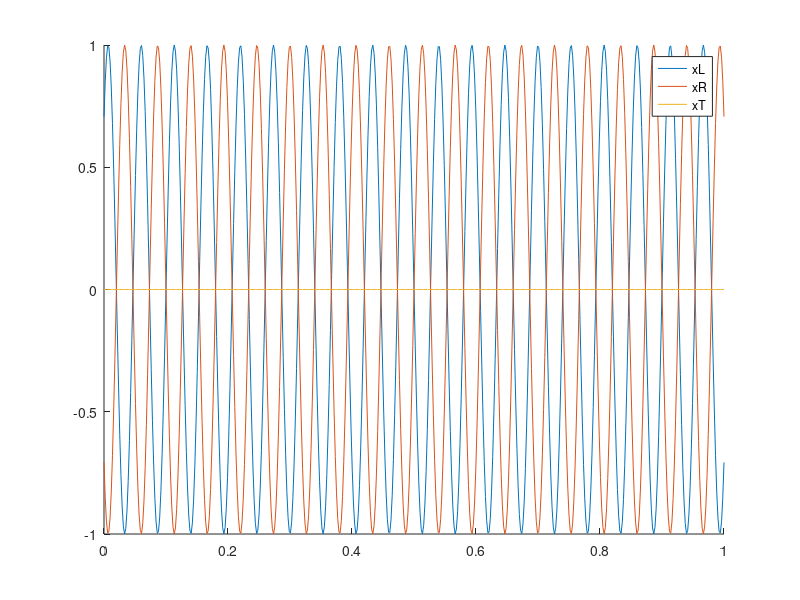
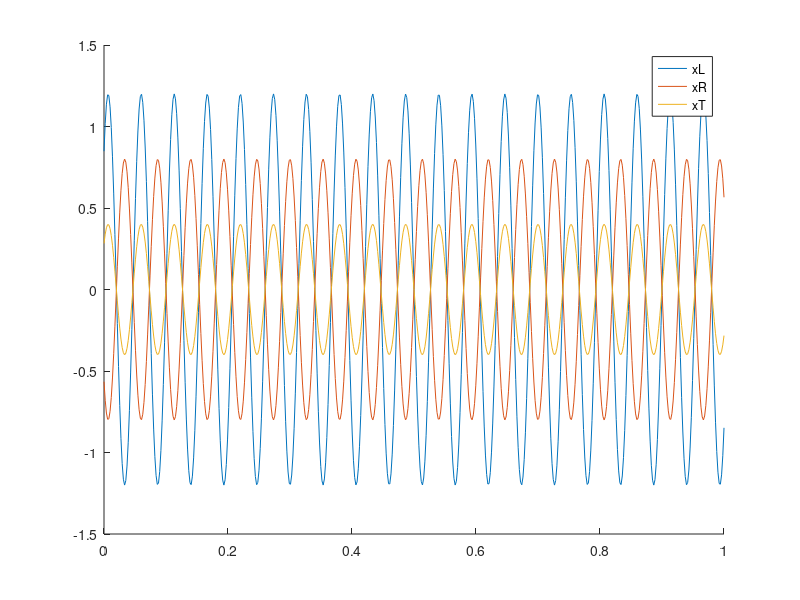
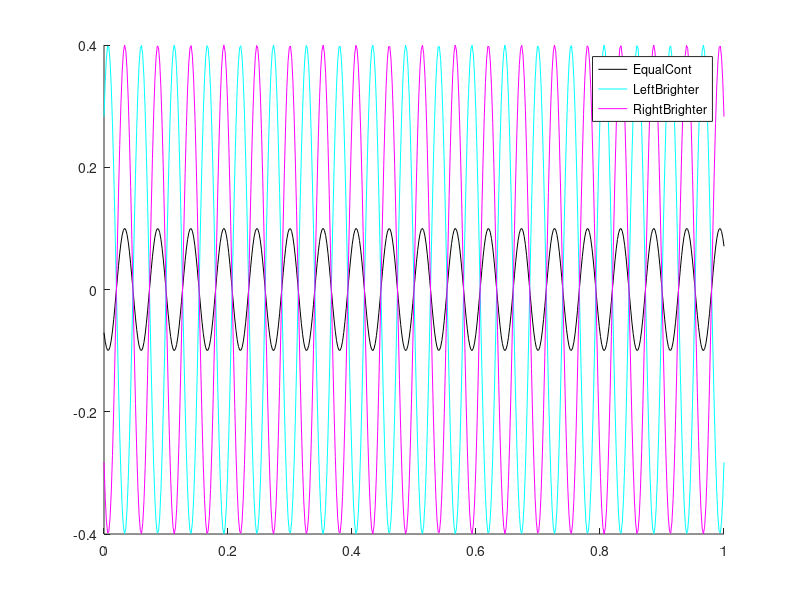
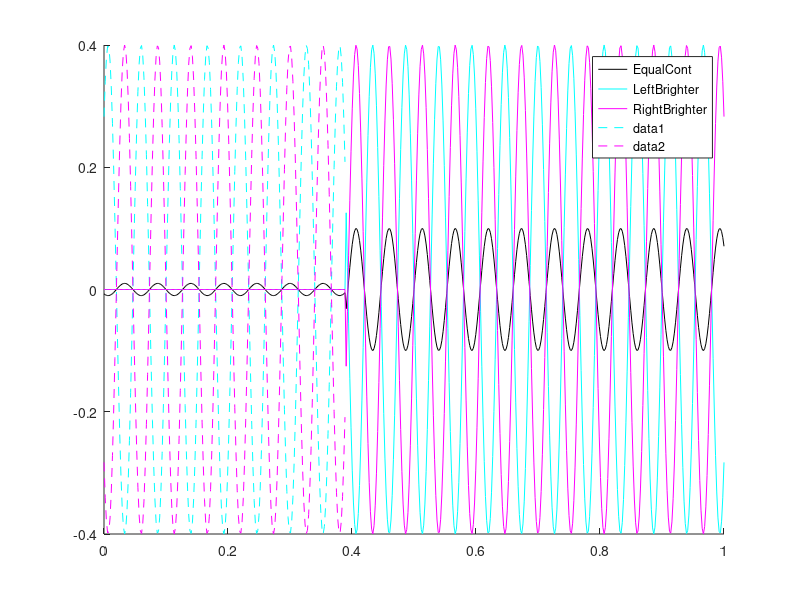

These charts were generated, in order, by the following MATLAB code: (Note: this script raises an error after producing the figures.)
%% Here's the general idea of the stimulus (read and run cell by cell):
% A right tilted grating is flashed on and off in alternation with a left-tilted grating like so: left-off-right-off-...
% and so visual cortical neurons selective for the two orientations, which are intermingled in the brain and have the
% same scalp topography, will be simultaneously oscillating at opposite phase to one another. If they are equal contrast
% the two orientation-specific steady-state oscillations, let's call them xL and xR, will sum to zero, but if one is stronger than
% the other, e.g. because left-tilted is higher contrast, then on the scalp we will see an oscillation that has the same
% phase as the higher-contrast of the two:
phiL = pi/4; % this is a simulation. Let's say this is the phase of the SSVEP for the left-tilted grating
phiR = phiL+pi; % then the right tilted signal will be 180 degrees (pi) out of phase - directly opposite.
tt = [0:1/512:1]; % sample rate of 512 Hz
fv = 18.75; % flicker frequency in Hz - this is for EACH orientation. the overall on-off flicker rate of the stimulus will be double this
xL1 = sin(2*pi*fv*tt + phiL); % xL signal of normalised amplitude 1
xR1 = sin(2*pi*fv*tt + phiR); % xR signal of normalised amplitude 1

% scenario a: equal contrast:
xL = xL1;
xR = xR1;
xT = xL + xR; % total signal on the scalp is the sum of the two.

figure; hold on
plot(tt,xL); plot(tt,xR); plot(tt,xT); % total signal is flat because they cancel
legend('xL','xR','xT')

% scenario b: left-tilted higher contrast:
xL = 1.2*xL1;
xR = 0.8*xR1;
xT = xL + xR;

figure; hold on
plot(tt,xL); plot(tt,xR); plot(tt,xT); % total signal is flat because they cancel
legend('xL','xR','xT')

%%
% The same principle would apply if xL and xR were modulated by some top-down influence rather than contrast. The only
% thing is, in practice we don't know the phases phiL and phiR a priori. So if we had an equal-contrast condition and
% there was a small oscillation on the scalp like the yellow trace in scenario b, we wouldn't actually be able to tell
% whether it was the left-tilted or the right-tilted signal that is being boosted above the other, because we don't have
% access to the blue and red waves! 
% So, to analyse the differential orientation signal, any spectral analysis will give you the magnitude of the
% difference, and when you KNOW which grating is stronger, you can confidently assume that the spectral amplitude at
% 18.75Hz has the phase of that brighter grating, and you need not care about phase anyway - the 18.75 Hz magnitude will 
% get bigger the bigger the contrast difference. But if you are analysing an equal-contrast condition, where any
% modulation is endogenous, then your ignorance about phase is a problem. The solution is simple: compare the
% equal-contrast condition against the unequal-contrast conditions! 
% Let's simulate:
figure; hold on
ssvep = 0.1*sin(2*pi*fv*tt + 5*pi/4); % this is a mystery ssvep we're measuring in an equal contrast condition. Pretend we didn't generate it.
plot(tt,ssvep,'k')
% How can we tell whether the left-tilted representation or the right-tilted representatoin is being relatively amplified?
%% plot the unequal-contrast conditions:
plot(tt,1.2*xL1 + 0.8*xR1,'c') % condition with left-tilted grating brighter
plot(tt,0.8*xL1 + 1.2*xR1,'m') % condition with right-tilted grating brighter
legend('EqualCont','LeftBrighter','RightBrighter')
% It's in phase with the magenta, opposite to cyan -> the brain is amplifying the right-tilted grating!

%%
% A similar principle applies to the situation where we DO have a contrast difference for some period of time, but the
% contrast is EQUAL in a time period of interest just preceding or just following. Again, we use the fact that phase clearly reveals 
% itself for unequal contrast conditions to figure out the relatively amplified orientation in equal-contrast conditions, 
% but this time by extrapolating across time, back or forward from the period that has unequal contrast.
% Here's our new mystery signal:
figure; hold on
ssvep = [0.01*sin(2*pi*fv*tt(1:200) + 5*pi/4) 0.1*sin(2*pi*fv*tt(201:end) + 5*pi/4)]; % there was a 200-sample foreperiod before the contrast becomes unequal, where the right-tilted orientation was indicated to be worth more gold.
plot(tt,ssvep,'k')
% Now there is only a contrast difference after sample 201
plot(tt,[zeros(1,200) 1.2*xL1(201:end)+0.8*xR1(201:end)],'c') % condition with left-tilted grating brighter
plot(tt,[zeros(1,200) 0.8*xL1(201:end)+1.2*xR1(201:end)],'m') % condition with right-tilted grating brighter
legend('EqualCont','LeftBrighter','RightBrighter')

% BUT, we can extend back in time those oscillations:
plot(tt(1:200),1.2*xL1(1:200) + 0.8*xR1(1:200),'c--') % condition with left-tilted grating brighter
plot(tt(1:200),0.8*xL1(1:200) + 1.2*xR1(1:200),'m--') % condition with right-tilted grating brighter

% extrapolating back in time the oscillations generated by unequal contrast favouring each of the two gratings, we can
% tell that that anticipatory modulation favours the right-tilted grating.

% The potential flaw with these approaches to inferring directionality of modulations in equal-contrast conditions/time-periods 
% by extrapolating from unequal-contrast conditions/timeframes, is that there is a strong assumption of phase stability.
% Specifically, we are assuming that if there IS an endogenous modulation exerted in the absence of actual contrast
% differences, it is a modulation of amplitude only, and will take the exact same form as a modulation due to a real
% contrast difference. But the modulations could impact timing as well as amplitude, shifting the phase.

%% This code just for Hadiseh
% I forgot to tell you to save a variable called "firstTilt" for all single trials. I added it to the 
% matfile for S9 by using the simple code:
firstTilt = [];
for b=1:12 % 12 blocks
    load(['S9/S9_' num2str(b) 'VD'])
    firstTilt = [firstTilt par.firstTilt];
end
% load('S9_intp')
% save(['S9_intp'],'RT','anapar','blocknum','brighterLR','coh','durationCoh','erp','filenames','respLR','t')
%%

subjID = 'S9'; % subject
load([subjID '_intp'])

fs=512; % EEG sample rate

load chanlocsBioSemi128;
nchan = 128; % number of channels
next = 8;  % number of externals

%% Now we'll do a spectral analysis on each single trial to pull out the timecourse of the 18.75Hz component

% We can use any spectral decomposition method - wavelets, short-time Fourier transform (STFT), etc. 
% Here we'll use something equivalent to an STFT as we typically have in past studies. An STFT computes an FFT in a
% certain short-ish time window, then shifts the window along in time a little and does it again, and again, etc, and
% then you can extract a certain frequency or frequency band from each fft and you have a time-course of its spectral
% amplitude.
% FFTs are convolutions of a signal with a complex sinusoid of a series of frequencies. We only care about the flicker frequency. 
% So to save space let's make a complex sinusoid at just 18.75 Hz to convolve with our EEG. We will pick a time window
% that has an integer number of flicker cycles in it, for best accuracy:
fftlen = 164; % 273;  % in sample points. 164 samples is 320 ms, almost exactly 6 cycles of the flicker.
% Make the complex sinusoid. It's rather like a wavelet but is not tapered like normal wavelets are:
wvlt = exp(i*2*pi*fv*[1:fftlen]/fs);

% now convolve this with all erps at all channels:
clear sv
for e=1:nchan
    for n=1:size(erp,3)
        sv(e,:,n) = conv(erp(e,:,n),wvlt,'same');
    end
end
% (takes a while)

% After doing this, sv gives us a complex 18.75 Hz signal for each channel for each single trial.
% The absolute phase of sv depends on things like transmission delays to visual cortex as well as the choice of phase of the complex 'wavelet', and it doesn't really matter. 
% What matters is the relative phase among the signals. 

%% Now let's plot some averages across trials in various conditions
% In the task code, we pseudo-randomised which grating came first in the flicker.
% The indicator vector firstTilt says whether the first grating presented was a left-tilted grating (1) or a right-tilted one (2).
% So firstTilt=1 means left-off-right-off-left-off-ri...
% &  firstTilt=2 means right-off-left-off-right-off-lef...
% From this we can compute whether the first grating was the brighter one, regardless of tilt:
brightfirst = (firstTilt==brighterLR); 

% In this particular experiment we have 5 duration/coherence combinations, and 2 possible 'directions' (which is
% brighter, left or right-tilted), so 10 conditions altogether.
% durationCoh = 1 means low contrast difference and duration 0.2 sec
% durationCoh = 2 means low contrast difference and duration 0.4 sec
% durationCoh = 3 means low contrast difference and duration 0.8 sec
% durationCoh = 4 means low contrast difference and duration 1.6 sec
% durationCoh = 5 means high contrast difference and duration 1.6 sec
% Critically, the duration of the STIMULUS is always 1.6 sec beyond the evidence onset, so in durationCoh=2 for example, the
% grating contrasts step back to 50-50 after 400 ms.

% Get the average waveforms for each condition regardless of outcome:
clear SV
for c=1:5   % durationCoh condition
    for lr=1:2 % which grating was brighter?
        for bf=0:1 % brightfirst
            trl = find(durationCoh==c & brightfirst==bf & brighterLR==lr);% & respLR~=brighterLR);% & ~blink & ~artifact);
            numtr(c,lr,bf+1) = length(trl); % good to record the number of trials that went into each average
            SV(:,:,c,lr,bf+1) = mean(sv(:,:,trl),3);
        end
    end
end
% note there's no artifact rejection - that should be added as you prefer!

%%
% The most obvious thing we should expect of course is that the
% signal has opposite phase for brightfirst==0 relative to brightfirst==1. 
% Let's have a look at electrode 23 (Oz) - ssvep for a stimulus centred on the fovea should usually show up around there:
ch=23;
figure; hold on
col = jet; % choose some colours for the traces
colors = col([1:15:64],:); 

% Now SV are complex exponentials which are effectively two-dimensional (real and imaginary part), 
% so to look at it as a simple sinusoidal signal over time, we plot just the real part (or the imaginary part, again all that matters is RELATIVE phase betwen conditions)
for c=1:5
    % We'll just average across brightLR =1/2 presuming that's symmetric
    plot(t,real(mean(SV(ch,:,c,:,1),4)),'Color',colors(c,:),'LineWidth',1) % Dim first
end
for c=1:5
    plot(t,real(mean(SV(ch,:,c,:,2),4)),'Color',colors(c,:),'LineWidth',2) % Bright first
end
legend(num2str([1:5]'))
% Note bright first and dim first are opposite phase as expected. The time it takes for amplitude to ramp up is about
% 320 ms, the fft window length, which makes sense. 
%% Since there is that expected tendency for brightfirst and dimfirst to be opposite phase, we can just subtract them:
figure; hold on
for c=1:5
    plot(t,real(mean(diff(SV(ch,:,c,:,:),[],5),4)),'Color',colors(c,:)) % brightfirst minus dimfirst
end
legend(num2str([1:5]'))
% You can see from the high contrast difference condition that the ramp-up reaches its midpoint at about 100 ms and
% ramp-down midpoint at about 1700 ms, together suggesting there's a circa 100-ms delay from changes on the screen to
% changes in the Steady-state VEP amplitude. The shortest duration condition 1 has 200 ms of contrast difference so the
% SV amplitude should reach its highest at the midpoint plus 100 ms delay = 200 ms, which it does, and as expected, the
% 400-ms duration condition is the next to reduce in amplitude, then the 800 ms, but there are some very interesting
% dynamics beyond that, due to the subject actively analysing those grating contrasts to compare them.
% So next let's try to recapitulate these plots but taking a view where positive values mean towards the "correct" phase
% (i.e. driven by the grating that is actually higher in contrast on a given trial) and negative mean towards the
% opposite, "wrong" phase favouring the dimmer grating.
%%
% The way we'll do it is by choosing one reference timepoint where we most confidently believe the phase is driven by
% the true contrast difference, note the phase at that time, taking it as representative of the correct phase, and
% extrapolate back and forward from there.
    
% Seems most sensible to take a timepoint around the time the ssvep initially levels off (which is dependent on the fftlen of course)
% - around 250 ms. In computing the reference phase I'll just include conditions 2-4 because condition 1 is already on the way back down by 300 ms, 
% and condition 5 potentially has a very different phase due to having very different contrast difference (remember visual cortical response latencies scale inversely with contrast)
% Note that in using conditions 2-4 as reference phase, we'll likely be underestimating the true amplitude of the
% high-contrast condition so if we really cared about optimally extracting the high-contrast condition we'd compute and 
% use a different reference phase for that one condition. But I'm not bothering with that here.

reftime = find(t>250,1); % reference time
refphase = angle(mean(mean(diff(SV(ch,reftime,2:4,:,:),[],5),4),3)); % reference phase 
% now make a reference complex exponential wave that extrapolates from that reference time/phase:
refwave = exp(i*((t'-t(reftime))/1000*fv*2*pi+refphase));

plot(t,real(refsin)*500,'k') % can plot it in the same way as the averages above to make sure it lines up at the
% reference time point.

% Now use this reference rotate all complex exponential signals at all time points for all single trials so that the values represent the 
% degree to which the differential ssvep leans towards the correct, higher-contrast-driven phase, by extrapolating from this reference phase:
% We have to rotate the dimfirst trials in the opposite direction so we'll do the two separately:

sv1(:,find(brightfirst==1)) = squeeze(sv(ch,:,find(brightfirst==1)))./repmat(refwave,[1,length(find(brightfirst==1))]);
sv1(:,find(brightfirst==0)) = squeeze(sv(ch,:,find(brightfirst==0)))./repmat(refwave,[1,length(find(brightfirst==0))]);

% For reasons best explained in secondary school trigonometry, dividing by a unit-amplitude complex exponential has the
% effect of rotating the angle backwards so that for all time points it should tend to lie on the positive real axis.
% All we have to do below then is take the real part of the signal, and effectively, what we're seeing is the ssvep
% amplitude "projected" onto the "correct" phase.

%% Now we can divide up and plot averages across trials in whatever way we want 
% because for each single trial, positive means toward the higher-contrast grating and negative means away

for c=1:5   % durationCoh condition
    SV1(:,c) = mean(sv1(:,find(durationCoh==c & brightfirst==1)),2);
end

figure; hold on
for c=1:5
    plot(t,real(SV1(:,c)),'Color',colors(c,:)) 
end
legend(num2str([1:5]'))

% what we can see here is that when the evidence switches off and goes back to equal-contrast, there is a period of time
% where the grating that WAS dimmer wins out (negative sv1 values), probably due to selective adaptation, and then
% recovers to around zero. One of our hypotheses for this dataset was that there might be a confirmation bias expressed
% in the sensory evidence signal, where, because some evidence has been gathered in favour of the grating that was
% brighter for some time, that grating is boosted even after it drops back down to the baseline contrast. Not happening
% for this subject anyway!

